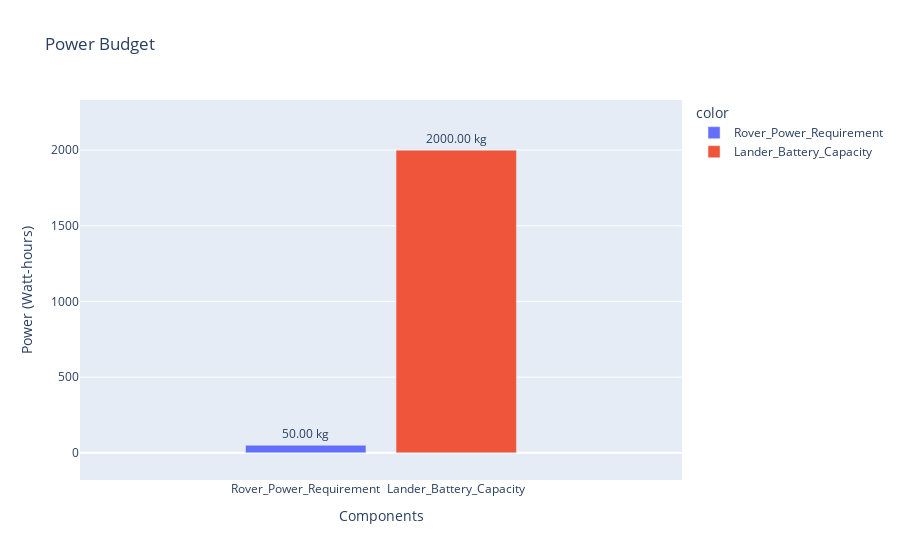

Notebook code cell kept with this figure:
### Markdown cell above
## Bar Graph of Power Budget Using PLOTLY

### Code cell
power_labels = ['Rover_Power_Requirement', 'Lander_Battery_Capacity']
power_values = [rover_power_requirement, lander_battery_capacity]

power_fig = px.bar(x=power_labels, y=power_values,color=power_labels,
                  labels={'x': 'Components', 'y': 'Power (Watt-hours)'},
                  title='Power Budget')

power_fig.update_traces(texttemplate='%{y:.2f} kg' , textposition='outside')
power_fig.show()

### Figure 1 — Plotly figure (JSON) as saved in the notebook; plotly's stock layout.template omitted (floating-point values rounded to 4 significant figures)
{"data": [{"alignmentgroup": "True", "hovertemplate": "color=Rover_Power_Requirement<br>Components=%{x}<br>Power (Watt-hours)=%{y}<extra></extra>", "legendgroup": "Rover_Power_Requirement", "marker": {"color": "#636efa", "pattern": {"shape": ""}}, "name": "Rover_Power_Requirement", "offsetgroup": "Rover_Power_Requirement", "orientation": "v", "showlegend": true, "textposition": "outside", "texttemplate": "%{y:.2f} kg", "type": "bar", "x": ["Rover_Power_Requirement"], "xaxis": "x", "y": [50], "yaxis": "y"}, {"alignmentgroup": "True", "hovertemplate": "color=Lander_Battery_Capacity<br>Components=%{x}<br>Power (Watt-hours)=%{y}<extra></extra>", "legendgroup": "Lander_Battery_Capacity", "marker": {"color": "#EF553B", "pattern": {"shape": ""}}, "name": "Lander_Battery_Capacity", "offsetgroup": "Lander_Battery_Capacity", "orientation": "v", "showlegend": true, "textposition": "outside", "texttemplate": "%{y:.2f} kg", "type": "bar", "x": ["Lander_Battery_Capacity"], "xaxis": "x", "y": [2000], "yaxis": "y"}], "layout": {"autosize": true, "barmode": "relative", "dragmode": "zoom", "legend": {"title": {"text": "color"}, "tracegroupgap": 0}, "title": {"text": "Power Budget"}, "xaxis": {"anchor": "y", "autorange": false, "domain": [0, 1], "range": [-1.5, 2.5], "title": {"text": "Components"}, "type": "category"}, "yaxis": {"anchor": "x", "autorange": false, "domain": [0, 1], "range": [-179.5, 2331.0], "title": {"text": "Power (Watt-hours)"}, "type": "linear"}}}
